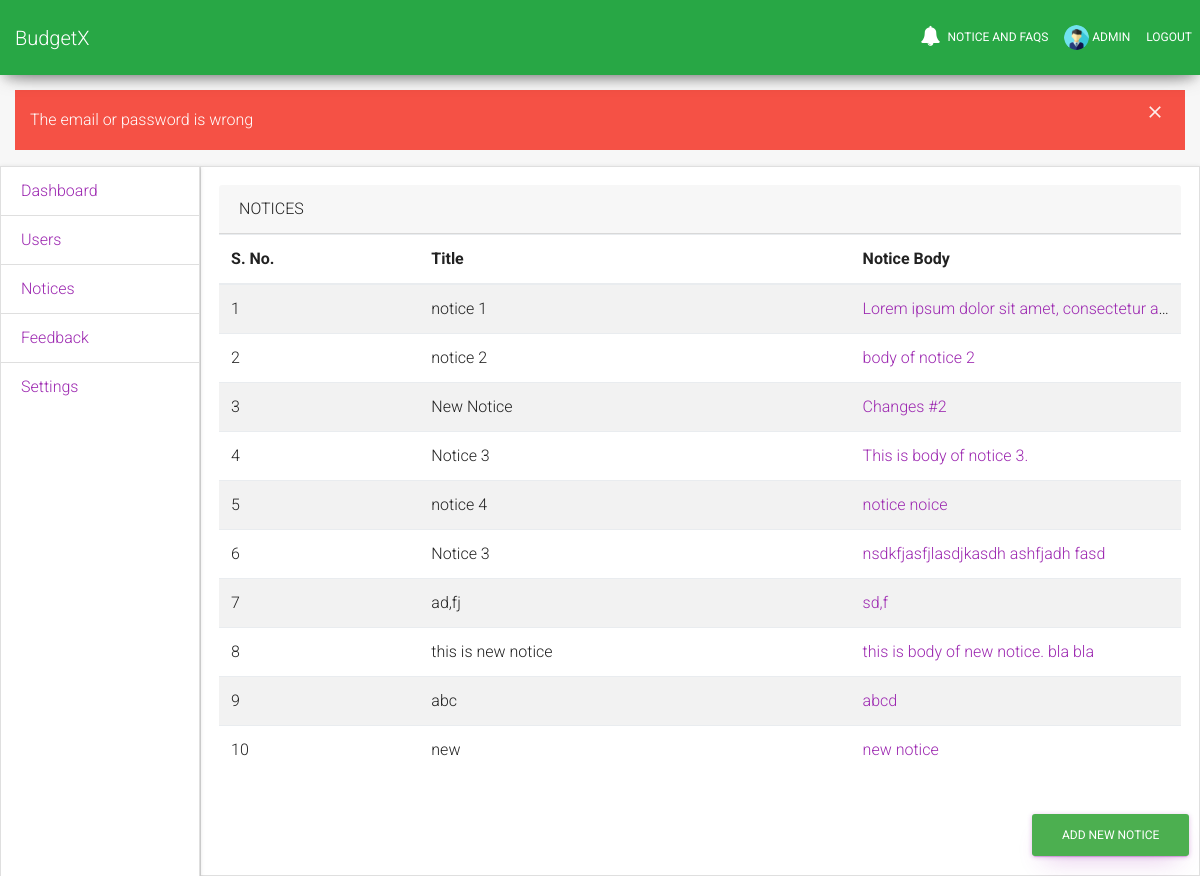
Screenshot of /dashboard_admin.php?type=notices (signed in) with the database file from the repository.
### tables this page shows
CREATE TABLE IF NOT EXISTS `users` (
  `id` int(11) NOT NULL AUTO_INCREMENT,
  `role_id` int(11) DEFAULT '2',
  `image_path` varchar(255) DEFAULT '/media/default.png',
  `name` text,
  `email` varchar(255) DEFAULT NULL,
  `password` text,
  `hash` text,
  `active` int(11) DEFAULT '0',
  `count` int(11) DEFAULT '0',
  `quote_pref` int(11) DEFAULT NULL,
  PRIMARY KEY (`id`),
  UNIQUE KEY `email` (`email`),
  KEY `role_id` (`role_id`),
  CONSTRAINT `users_ibfk_5` FOREIGN KEY (`role_id`) REFERENCES `roles` (`id`)
);

CREATE TABLE IF NOT EXISTS `notices` (
  `id` int(11) NOT NULL AUTO_INCREMENT,
  `title` text,
  `body` text,
  `created_at` timestamp NOT NULL DEFAULT CURRENT_TIMESTAMP ON UPDATE CURRENT_TIMESTAMP,
  `updated_at` timestamp NOT NULL DEFAULT CURRENT_TIMESTAMP,
  PRIMARY KEY (`id`)
);

### dashboard/dashboard_notices.php (the view)
<h6 class="card-header">Notices</h6>
<table class="table table-striped">
	<thead>
		<tr>
			<th>S. No.</th>
			<th>Title</th>
			<th>Notice Body</th>
		</tr>
	</thead>
	<tbody>
		<?php
			$sql = "select * from notices";
			$result = mysqli_query($conn,$sql);
			$sno = 1;
			while($row = mysqli_fetch_assoc($result)){
		?>
		<tr>
			<td><?= $sno ?></td>
			<td><?= $row['title'] ?></td>
			<td class="text-truncate" style="max-width: 1px;"><a class="" href="?type=notice&notice=<?=$row['id']?>"><?= $row['body'] ?></a></td>
		</tr>
		<?php
				$sno++;
			}
		?>
	</tbody>
</table>
<a href="?type=add_notice">
<button id = "btn-floating" class="btn btn-success pull-right" style="position:fixed; bottom:10px; right: 10px;">
	Add New Notice
</button>
</a>

### partial_nav.php (shortened to what this page needs)
<nav class="navbar navbar-expand-lg bg-success fixed-top">
  	<a class="navbar-brand" href="/budgetx">BudgetX</a>
	<div class="collapse navbar-collapse" id="navbarSupportedContent">
	<ul class="navbar-nav ml-auto">
		<li class="nav-item">
			<a class="nav-link" href="notice.php">
				<i class="fa fa-bell"></i>
				Notice and FAQs
			</a>
		</li>
		<?php
		if(isset($_SESSION['logged_in']) && $_SESSION['logged_in'] == true){
		?>
			<li class="nav-item">
				<a class="nav-link" href="/budgetx/overview.php/?type=profile">
					<?php
						$uid = $_SESSION['user'];
						$result = mysqli_query($conn,"SELECT image_path,name FROM users WHERE id = $uid");
						$row = mysqli_fetch_assoc($result);
						$image = $row['image_path'];
					?>
					<img src="<?=$image?>" alt="image here" style="width: 25px; height:25px;" class="rounded-circle">
					<?=$row['name']?>
				</a>
			</li>
			<li class="nav-item">
				<a class="nav-link" href="\budgetx\database\logout.php">Logout</a>
			</li>
		<?php
		}
		?>
	</ul>
	</div>
</nav>

### assets/custom.css (style rules this page uses)
body { padding-top:90px; margin-bottom: 15px; height: 100%; background-color: #f7f7f7; }
html { position: relative; padding: 0px; height: 100%; }
.navbar { border-radius: 0; }
#btn-floating { box-shadow: 0px 14px 26px -12px rgba(156, 39, 176, 0.3), 0 3px 1px -2px rgba(156, 39, 176, 0.3), 0 1px 5px 0 rgba(156, 39, 176, 0.3); }

### rows the page displays
users: image_path (placeholder picture), name "ADMIN"
notices: title "notice 1", body "Lorem ipsum dolor sit amet, consectetur…"
notices: title "notice 2", body "body of notice 2"
notices: title "New Notice", body "Changes #2"
notices: title "Notice 3", body "This is body of notice 3."
notices: title "notice 4", body "notice noice"
notices: title "Notice 3", body "nsdkfjasfjlasdjkasdh ashfjadh fasd"
notices: title "ad,fj", body "sd,f"
notices: title "this is new notice", body "this is body of new notice. bla bla"
notices: title "abc", body "abcd"
notices: title "new", body "new notice"

### other values shown
$_SESSION['error'] "The email or password is wrong"
